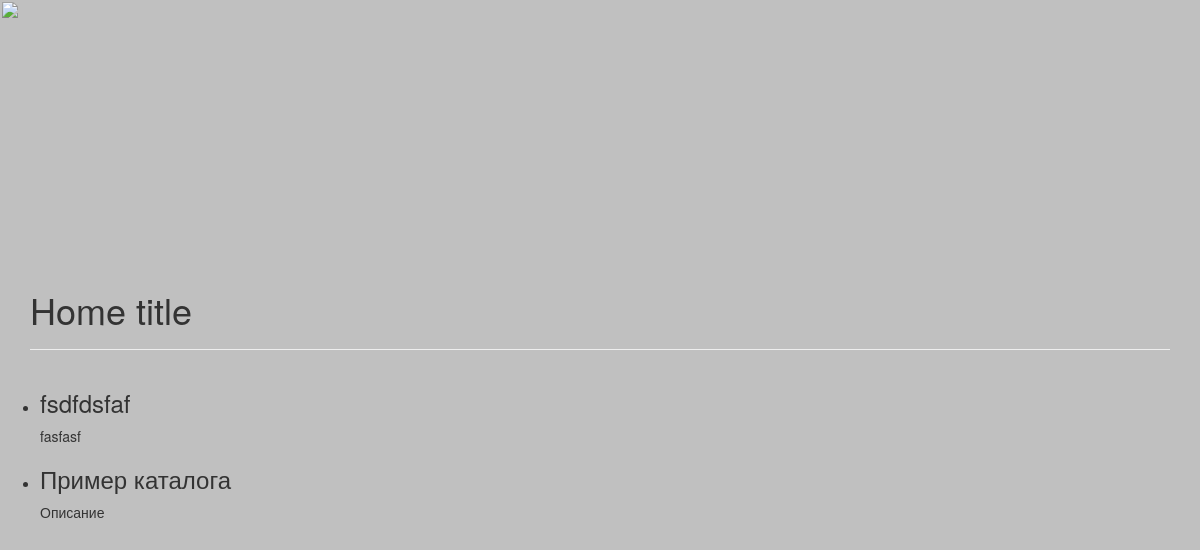
Before: / with the older database file.
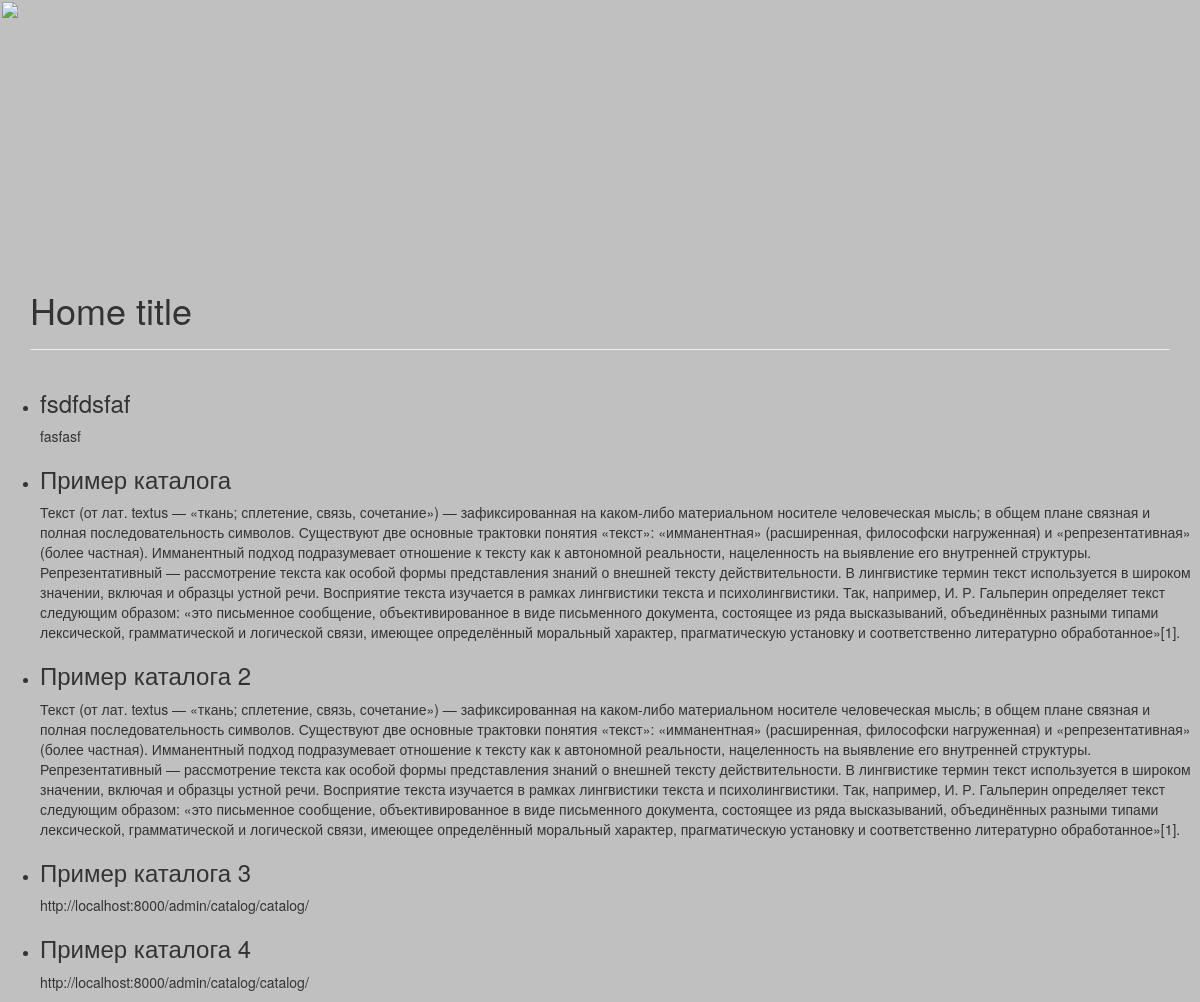
After: the same page with the newer database file.
### catalog/models.py (models this page shows, shortened)
class Catalog(models.Model):
    title = models.CharField(max_length=150)
    description = models.TextField()
    image = models.ImageField(upload_to='catalog_images', blank=True)

### default_app/views.py (the view)
# urls.py: url(r'^$', views.catalog_home, name='home'),
def home(request):
    context = {
        'page_header':'Home title',
        'catalog' : Catalog.objects.all(),
    }
    return render(request, 'default_app/home.html', context)

### default_app/templates/default_app/home.html
{% extends 'base.html' %}
{% block content %}
    <ul>
        {% for item in catalog%}
        <li>
            <h3>{{item.title}}</h3>
            <div>
                {{item.description}}
            </div>
        </li>
        {% endfor %}
    </ul>
{% endblock %}

### templates/base.html (shortened to what this page needs)
{% load static %}
<!DOCTYPE html>
<html lang="en">
<head>
    <link rel="stylesheet" href="https://maxcdn.bootstrapcdn.com/bootstrap/3.3.7/css/bootstrap.min.css">
    <link rel="stylesheet" href="https://maxcdn.bootstrapcdn.com/bootstrap/3.3.7/css/bootstrap-theme.min.css">
    <link rel="stylesheet" href="{% static 'css/styles.css' %}">
</head>
<body>
    <img src="{% static 'images/pikachu.png' %}" width="400px" height="250px">
    {% if page_header %}
    <div class="container">
        <div class="page-header">
            <h1>{{ page_header }}</h1>
        </div>
    </div>
    {% endif %}
{% block content %}{% endblock %}
</body>
</html>

### static/css/styles.css (style rules this page uses)
body { background-color: silver; }

Changed rows visible on the page:
changed Catalog "Пример каталога": description "Описание" → "Текст (от лат. textus — «ткань; сплетение, связь, сочетание») — зафиксированная на каком-либо материальном носителе человеческая мысль; в общем плане связная и полная последовательность символов. Существуют две основные трактовки понятия «текст»: «имманентная» (расширенная, философски нагруженная) и «репрезентативная» (более частная). Имманентный подход подразумевает отношение к тексту как к автономной реальности, нацеленность на выявление его внутренней структуры. Репрезентативный — рассмотрение текста как особой формы представления знаний о внешней тексту действительности. В лингвистике термин текст используется в широком значении, включая и образцы устной речи. Восприятие текста…"
added Catalog: title "Пример каталога 2", description "Текст (от лат. textus — «ткань; сплетение, связь, сочетание») — зафиксированная на каком-либо материальном носителе человеческая мысль; в общем плане связная и полная последовательность символов. Существуют две основные трактовки понятия «текст»: «имманентная» (расширенная, философски нагруженная) и «репрезентативная» (более частная). Имманентный подход подразумевает отношение к тексту как к автономной реальности, нацеленность на выявление его внутренней структуры. Репрезентативный — рассмотрение текста как особой формы представления знаний о внешней тексту действительности. В лингвистике термин текст используется в широком значении, включая и образцы устной речи. Восприятие текста…"
added Catalog: title "Пример каталога 3", description "http://localhost:8000/admin/catalog/catalog/"
added Catalog: title "Пример каталога 4", description "http://localhost:8000/admin/catalog/catalog/"
